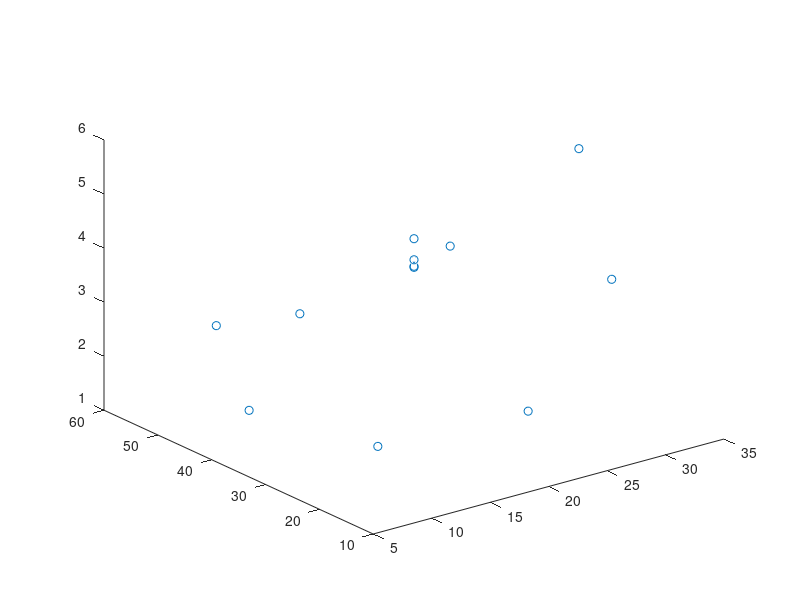

Here is the MATLAB script that generated this plot:
function x = unk()
x=[10 30 10 30 5.9 34.1 20 20 20 20 20 20 20];
y=[20 20 50 50 35 35 13.8 56.2 35 35 35 35 35];
z=[1.87 3.79 2.73 3.03 2.09 5.28 2.22 2.08 4.44 4.05 4.04 3.91 3.93];

plot3(x,y,z,'o')
end